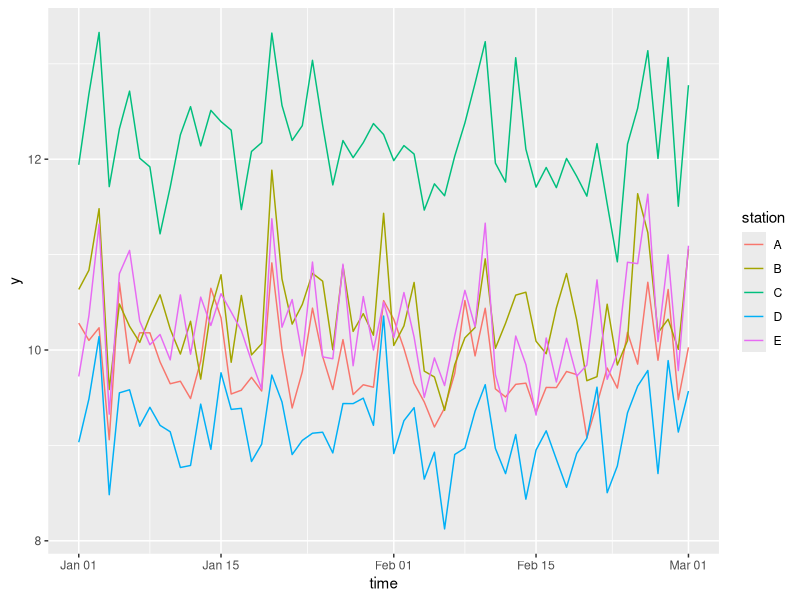

R code for this plot:
## ---- chunk 1
knitr::opts_chunk$set(echo = TRUE)
## ---- chunk 2
set.seed(1234)
time <- seq.Date(from = as.Date('2024-01-01'), to = as.Date('2024-03-01'), 
                 by = "days")
station <- rep(LETTERS[1:5], each = length(time))
d <- data.frame(time = rep(time, 5), station = station)
# random time effect
z <- rnorm(length(time), sd = 0.4)
# generate some outcome measure
d$y <- (10 + z[rep(1:length(time), 5)]) +
  (station == "B")*0.5 + 
  (station == "C")*2.3 + 
  (station == "D")*-0.7 + 
  (station == "E")*0.4 + 
  rnorm(nrow(d), sd = 0.3)
## ---- chunk 3
library(ggplot2)
ggplot(d) +
  aes(x = time, y = y, color = station) +
  geom_line()
## ---- chunk 4
library(lme4)
m <- lmer(y ~ station + (1|time), data = d)
summary(m, corr = F)
## ---- chunk 5
library(emmeans)
emmeans(m, specs = pairwise ~ station)$contrasts
## ---- chunk 6
emmeans(m, specs = pairwise ~ station)$contrast |> 
  confint()
